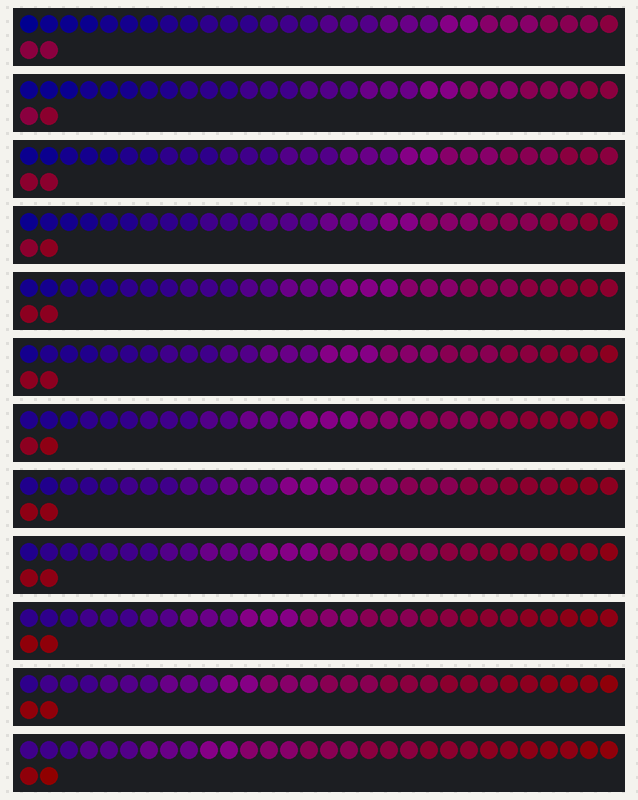
A sketch run on a simulated Arduino Mega 2560, built with avr-gcc and run on an emulated ATmega2560. On the bench: 12 × 32 RGB LEDs in strip order, left to right, continuing on the next row. Dim RGB values are drawn brighter than linear; storage starts empty; random numbers use the default seed unless the sketch sets one.

Above: at 60.68 s.
At 69.06 s:
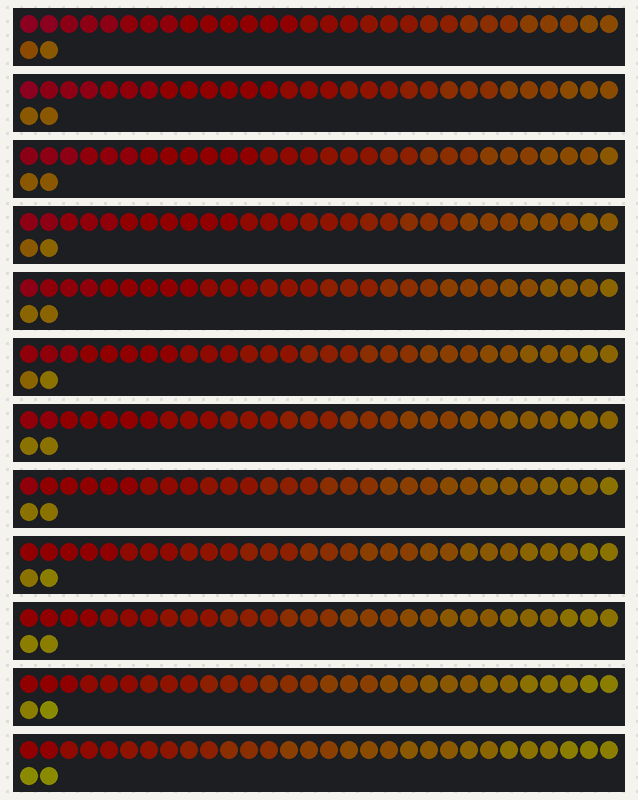
At 77.86 s:
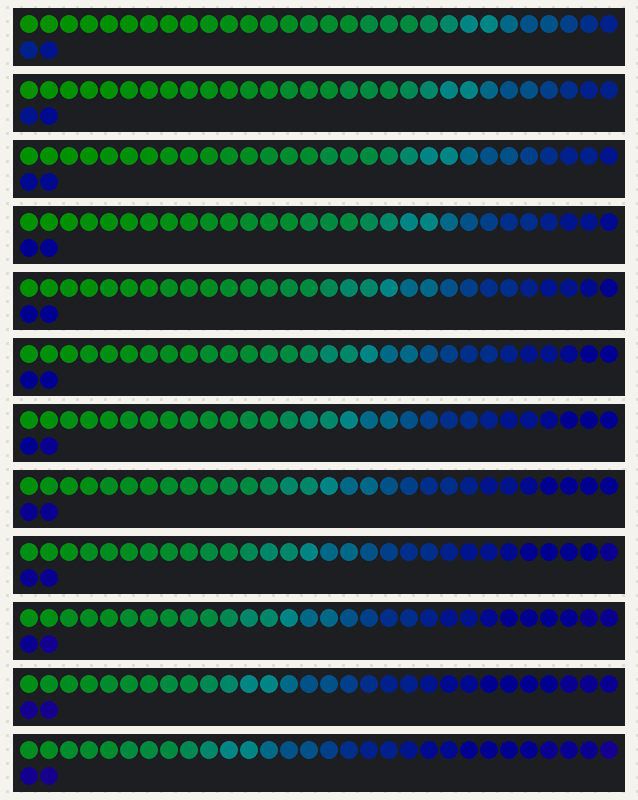
At 95.04 s:
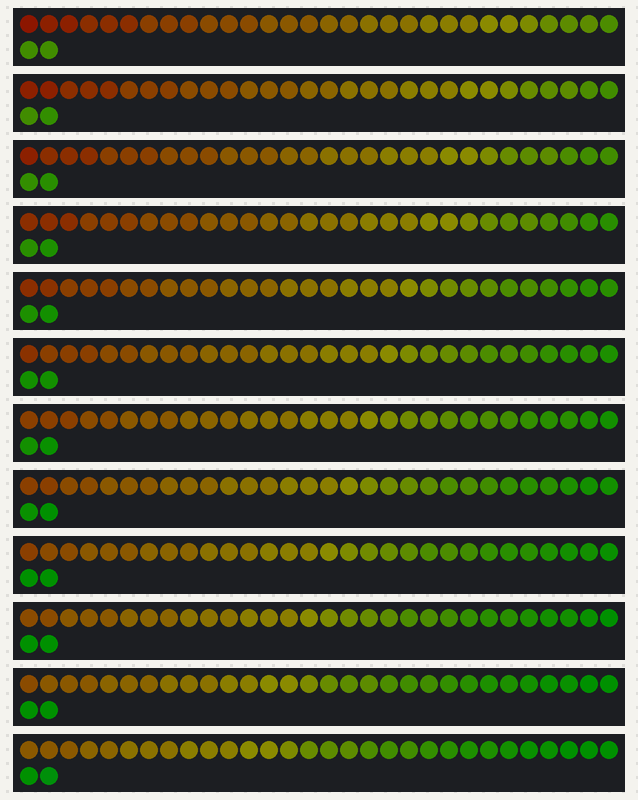
At 112.22 s:
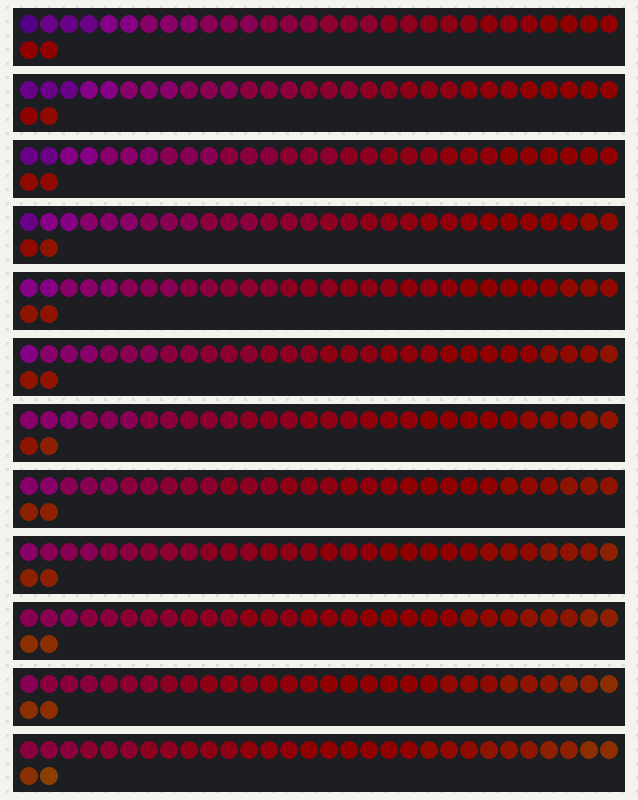
At 129.61 s:
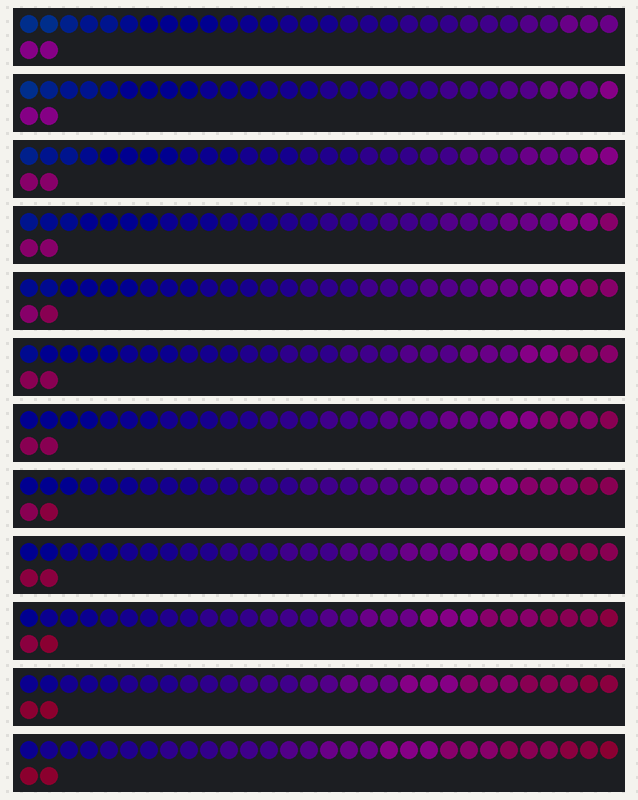

The sketch:

main.ino
```cpp
//The way to beat the interrupt is to check for state variables
// Compile for Mega 2560

#include <SD.h>
#include <FastLED.h>
#include "names.h"
#include "shader.h"
#include "fsm.h"
#include "rotaryEncoder.h"
#define BRIGHTNESS 16 // should be low for display reasons.

void setup() {
  // attachInterrupt(digitalPinToInterrupt(CLEAR_PIN), HandleClearButton, RISING);
  // pinMode(CLEAR_PIN, INPUT);

  // pinMode(ENCODER_CLK_H, INPUT);
  // pinMode(ENCODER_DT_H, INPUT);
  // pinMode(ENCODER_CLK_V, INPUT);
  // pinMode(ENCODER_DT_V, INPUT);
  // pinMode(ENCODER_CLK_C, INPUT);
  // pinMode(ENCODER_DT_C, INPUT);

  Serial1.begin(31250);   // input from RPI console over UART. 19 is RX1, 18 is TX1
                          // src code is in pico_w_console
  Serial.begin(9600);
  //Serial.println("Initializing");
  //packet format 1 byte sent with bits: 0b'abcd_efgh:
  /*
  a -> input on X encoder
  b -> dX = (b?1:-1)
  c -> input on Y encoder
  d -> dY = (d?1:-1)
  e -> input on color encoder
  f -> dC = (f?1:-1)
  g -> button pressed = 1, button unpressed = 0. debounced on the RPI side.
  h -> unused.

  */
  //ref https://www.arduino.cc/reference/en/language/functions/communication/serial/

  // tell FastLED there's 32 WS2812B leds on pins
  //a
  FastLED.addLeds<NEOPIXEL, 29>(leds[0], 32);
  FastLED.addLeds<NEOPIXEL, 28>(leds[1], 32);
  FastLED.addLeds<NEOPIXEL, 27>(leds[2], 32);
  FastLED.addLeds<NEOPIXEL, 26>(leds[3], 32);
  FastLED.addLeds<NEOPIXEL, 25>(leds[4], 32);
  FastLED.addLeds<NEOPIXEL, 24>(leds[5], 32);
  FastLED.addLeds<NEOPIXEL, 23>(leds[6], 32);
  FastLED.addLeds<NEOPIXEL, 22>(leds[7], 32);
  //b
  FastLED.addLeds<NEOPIXEL, 36>(leds[8], 32);
  FastLED.addLeds<NEOPIXEL, 37>(leds[9], 32);
  FastLED.addLeds<NEOPIXEL, 35>(leds[10], 32);
  FastLED.addLeds<NEOPIXEL, 34>(leds[11], 32);
  FastLED.addLeds<NEOPIXEL, 33>(leds[12], 32);
  FastLED.addLeds<NEOPIXEL, 32>(leds[13], 32);
  FastLED.addLeds<NEOPIXEL, 31>(leds[14], 32);
  FastLED.addLeds<NEOPIXEL, 30>(leds[15], 32);

  FastLED.addLeds<NEOPIXEL, 45>(leds[16], 32);
  FastLED.addLeds<NEOPIXEL, 44>(leds[17], 32);
  FastLED.addLeds<NEOPIXEL, 43>(leds[18], 32);
  FastLED.addLeds<NEOPIXEL, 42>(leds[19], 32);
  FastLED.addLeds<NEOPIXEL, 39>(leds[20], 32);
  FastLED.addLeds<NEOPIXEL, 40>(leds[21], 32);
  FastLED.addLeds<NEOPIXEL, 41>(leds[22], 32);
  FastLED.addLeds<NEOPIXEL, 38>(leds[23], 32);
  //d
  FastLED.addLeds<NEOPIXEL, 57>(leds[24], 32);
  FastLED.addLeds<NEOPIXEL, 56>(leds[25], 32);
  FastLED.addLeds<NEOPIXEL, 55>(leds[26], 32);
  FastLED.addLeds<NEOPIXEL, 54>(leds[27], 32);
  FastLED.addLeds<NEOPIXEL, 49>(leds[28], 32);
  FastLED.addLeds<NEOPIXEL, 48>(leds[29], 32);
  FastLED.addLeds<NEOPIXEL, 47>(leds[30], 32);
  FastLED.addLeds<NEOPIXEL, 46>(leds[31], 32);
  SD.begin(CS_PIN);
  FastLED.setBrightness(BRIGHTNESS);

  //setup colours array
  int hue = 12;
  for (int i = 0; i < 20; i++) {
    colours[i] = CHSV(hue * i, 255, 255);
  }

  // colours[19] = CRGB::Black;
  // set board to black
  for (int i = 0; i < NUM_STRIPS; i++) {
    for (int k = 0; k < NUM_LEDS_PER_STRIP; k++) {
      leds[i][k] = CRGB::Black;
    }
  }

  //start in middle
  leds[16][16] = CRGB::Red;
  FastLED.show();
  //REMOVE THIS
  clearDisplay();
  // pong();
}


byte console_input;
void loop() {
  console_input = ReadInputsFromConsoleUART();

  HandleClearButton(console_input);  //rpress reset to change from idle to rainbow

  if (shouldClearDisplay) {
    clearDisplay();
    shouldClearDisplay = false;
    lastActive = millis();
  }

  if (playEtchASketch) {
    BlinkEtchASketchCursor();
    ReadVerticalEncoder();
    ReadHorizontalEncoder();
    ReadColour();
    CheckIfIdle();
  } else {
    run_shader();
    // int idleOption = random(0, 3);
    // switch (idleOption) {
    //   case 0:
    //     // showRandomAnimation();
    //     run_shader();
    //     break;
    //   case 1:
    //     gameOfLife(1500,1500);
    //     break;
    //   case 2:
    //     run_shader();
    //     break;
    // }
  }
}

CRGB vcache[32];
CRGB hcache[32];

int last_vertical, last_horizontal;
void BlinkEtchASketchCursor() {
  int clk_div = 10;
  cursorMode cm = CM_BLINK;
  cursor_counter++;

  switch (cm) {
    case CM_BLINK:
      if (cursor_counter % 100 > 60) {
        leds[vertical][horizontal] = CRGB::Black;
      } else {
        leds[vertical][horizontal] = colours[counter];
      }
      break;
    case CM_XPULSE:
      // for(int i = 0; i < 32 ;i++){
      //   vcache[i] = leds[horizontal][i];
      //   hcache[i] = leds[i][vertical];
      // }
      if (last_horizontal != horizontal || last_vertical != vertical) {
        //restore last
        for (int i = 0; i < 32; i++) {
          leds[last_vertical][i] = vcache[i];
          leds[i][last_horizontal] = hcache[i];
          //save current
          vcache[i] = leds[horizontal][i];
          hcache[i] = leds[i][vertical];
        }
      }

      for (int i = 0; i < 32; i++) {
        leds[vertical][i] = colours[counter];
        leds[i][horizontal] = colours[counter];
      }

      break;
  }
  FastLED.show();

  // cursor_counter++;
  // if (cursor_counter % switch_cursor == 0) {
  //   if (!black) {
  //     leds[vertical][horizontal] = CRGB::Black;
  //     black = true;
  //   }
  //   else {
  //     // eraser
  //     if (counter == 19) {
  //       leds[vertical][horizontal].setRGB(255, 20, 147);
  //     }
  //     // show current color
  //     else {
  //       leds[vertical][horizontal] = colours[counter];
  //     }
  //     black = false;
  //   }
  //   FastLED.show();
  // }
}

void CheckIfIdle() {
  if (millis() - lastActive > IDLE_TIMEOUT) {
    clearDisplay();
    playEtchASketch = false;
  }
}

//Clear the display
void clearDisplay() {
  FastLED.clear();
  FastLED.show();
}


void testOut(uint8_t testByte) {
  // confirmed -- the values are being read correctly.
  if (testByte == 0) return;
  clearDisplay();
  delay(100);
  for (int i = 0; i < 8; i++) {
    leds[0][i] = bitRead(testByte, i) ? CRGB::Red : CRGB::Azure;
  }

  FastLED.show();
  delay(1000);
  clearDisplay();
}

void checkPoint(CRGB color) {
  leds[1][1] = color;
}

void HandleClearButton(byte in) {
  const int debounceTime = 250;  //ms
  // if(in!=0) testOut(in);

  if (prevBtn == LOW && bitRead(in, 1)) {  //on posedge, start timer
    btnDebounceTimer = millis();
    prevBtn = HIGH;
  }

  else if (prevBtn == HIGH && !bitRead(in, 1) && millis() - btnDebounceTimer > debounceTime) {
    playEtchASketch = true;
    shouldClearDisplay = true;
    prevBtn = LOW;
  }
}

void updateValueH(int delta) {
  horizontal = (horizontal+delta)%32;
  // horizontal = wrap_constrain(horizontal + delta, 0, 31);
  return;
}

//updates the vertical location of the "cursor" and bounds it
void updateValueV(int delta) {
  vertical = (vertical+delta)%32;
  // vertical = wrap_constrain(vertical + delta, 0, 31);
  return;
}


byte ReadInputsFromConsoleUART() {
  uint8_t input = 0;
  if (Serial1.available()) {
    input = Serial1.read();
    //Serial.print("Got Input >> ");
    //Serial.println(input, BIN);

    // if (playEtchASketch) {
    //   BlinkEtchASketchCursor();
    //   ReadVerticalEncoder(console_input);
    //   ReadHorizontalEncoder(console_input);
    //   ReadColour(console_input);
    //   CheckIfIdle();
    // }
    // testOut(console_input);
  }

  return input;  // by default, 0
}
//reads the vertical encoder and draws a new pixel depending on the console_input
void ReadVerticalEncoder() {
  if(console_input !=0){
  // Serial.print("Reading console input in vertical encoder: ");
  // Serial.println(console_input);
  // Serial.println(bitRead(console_input, 7));
  // Serial.println( (bitRead(console_input, 6) ? 1 : -1));
  }

  // Modified to use UART console_input from console
  int8_t deltaV = bitRead(console_input, 7) * (bitRead(console_input, 6) ? 1 : -1);
  if (deltaV != 0) {
    leds[vertical][horizontal] = colours[counter];
    updateValueV(deltaV);
    updateColour();
  }
  if (BOT_DRAW) updateValueV(random(-1, 2));
}

//reads horizontal encoder and draws a new pixel depending on console_input
void ReadHorizontalEncoder() {
  // int clk_H = digitalRead(ENCODER_CLK_H);
  // if ((clk_H != prevClk_H) && (clk_H == LOW)) {
  //   leds[vertical][horizontal] = colours[counter];
  //   int dtH = digitalRead(ENCODER_DT_H);
  //   int deltaH = dtH == HIGH ? -1 : 1;
  //   updateValueH(deltaH);
  //   updateColour();
  // }
  // prevClk_H = clk_H;
  int deltaH = bitRead(console_input, 3) * (bitRead(console_input, 2) ? -1 : 1);
  if (deltaH != 0) {
    leds[vertical][horizontal] = colours[counter];
    updateValueH(deltaH);
    updateColour();
  }
  if (BOT_DRAW) updateValueH(random(-1, 2));
}

//reads the colour wheel encoder and changes the position of the wheel by +1 or -1
void ReadColour() {

  // int clk_C = digitalRead(ENCODER_CLK_C);
  // if ((clk_C != prevClk_C) && (clk_C == LOW)) {
  //   int dtC = digitalRead(ENCODER_DT_C);
  //   int deltaC = dtC == HIGH ? -1 : 1;
  //   updateRotaryValue(deltaC);
  // }
  // prevClk_C = clk_C;
  // testOut(in);
  int dtC = bitRead(console_input, 5) * (bitRead(console_input, 4) ? 1 : -1);
  if (dtC != 0) {
    updateRotaryValue(dtC);
    checkPoint(0);
  }
  if (BOT_DRAW && random(0, 10) > 8) updateRotaryValue(random(-1, 2));
}

//updates the position in the colour wheel, makes sure it does not go out of bounds
void updateRotaryValue(int delta) {
  if ((counter <= 0) && (delta < 0)) {  //going left
    counter = 19;
  } else if ((counter >= 19) && (delta > 0)) {  //going right
    counter = 0;
  } else {  //add like normal
    counter = counter + delta;
  }
}

//updates the colour of the pixel depending on the position of the colour wheel
// FIXME - last active should update on more than just update color.
void updateColour() {
  //Serial.print("Vertical ");
  //Serial.print(vertical);
  //Serial.print("Horizontal: ");
  //Serial.println(horizontal);
  leds[vertical][horizontal] = colours[counter];
  FastLED.show();
  lastActive = millis();
}

void showRandomAnimation() {
  int randy = random(1, NUMFILES + 1);
  String filename = "anis/" + String(randy) + ".txt";
  //Serial.println(filename);
  File f = SD.open(filename);
  //Serial.println(f.name());
  showBytes(f, 100);
  f.close();
}

//Function for showing textfile
void showBytes(File f, int del) {
  clearDisplay();
  char r, g, b;
  int count = 0;
  while (f.available()) {
    for (int i = 0; i < NUM_STRIPS; i++) {
      for (int j = 0; j < NUM_LEDS_PER_STRIP; j++) {
        if (f.available()) {
          leds[i][NUM_LEDS_PER_STRIP - j - 1].r = 2 * f.read();
          leds[i][NUM_LEDS_PER_STRIP - j - 1].g = 2 * f.read();
          leds[i][NUM_LEDS_PER_STRIP - j - 1].b = 2 * f.read();
          count++;
        }
      }
    }
    if (f.available()) {
      delay(f.read() / 3);
    } else {
      delay(500);
    }
    if (shouldClearDisplay) {
      f.close();
      return;
    }
    FastLED.show();
  }
}


void changePixel(uint32_t hex, int i, int j) {
  leds[i][j] = CRGB(hex);
  FastLED.show();
}


/*
 *
 * FastLED.addLeds<WS2812B, 22, GRB>(leds[0], NUM_LEDS_PER_STRIP);
    FastLED.addLeds<WS2812B, 23, GRB>(leds[1], NUM_LEDS_PER_STRIP);
    FastLED.addLeds<WS2812B, 24, GRB>(leds[2], NUM_LEDS_PER_STRIP);
    FastLED.addLeds<WS2812B, 25, GRB>(leds[3], NUM_LEDS_PER_STRIP);
    FastLED.addLeds<WS2812B, 26, GRB>(leds[4], NUM_LEDS_PER_STRIP);
    FastLED.addLeds<WS2812B, 27, GRB>(leds[5], NUM_LEDS_PER_STRIP);
    FastLED.addLeds<WS2812B, 28, GRB>(leds[6], NUM_LEDS_PER_STRIP);
    FastLED.addLeds<WS2812B, 29, GRB>(leds[7], NUM_LEDS_PER_STRIP);
    FastLED.addLeds<WS2812B, 30, GRB>(leds[8], NUM_LEDS_PER_STRIP);
    FastLED.addLeds<WS2812B, 31, GRB>(leds[9], NUM_LEDS_PER_STRIP);
    FastLED.addLeds<WS2812B, 32, GRB>(leds[10], NUM_LEDS_PER_STRIP);
    FastLED.addLeds<WS2812B, 33, GRB>(leds[11], NUM_LEDS_PER_STRIP);
    FastLED.addLeds<WS2812B, 34, GRB>(leds[12], NUM_LEDS_PER_STRIP);
    FastLED.addLeds<WS2812B, 35, GRB>(leds[13], NUM_LEDS_PER_STRIP);
    FastLED.addLeds<WS2812B, 36, GRB>(leds[14], NUM_LEDS_PER_STRIP);
    FastLED.addLeds<WS2812B, 37, GRB>(leds[15], NUM_LEDS_PER_STRIP);
    FastLED.addLeds<WS2812B, 38, GRB>(leds[16], NUM_LEDS_PER_STRIP);
    FastLED.addLeds<WS2812B, 39, GRB>(leds[17], NUM_LEDS_PER_STRIP);
    FastLED.addLeds<WS2812B, 40, GRB>(leds[18], NUM_LEDS_PER_STRIP);
    FastLED.addLeds<WS2812B, 41, GRB>(leds[19], NUM_LEDS_PER_STRIP);
    FastLED.addLeds<WS2812B, 42, GRB>(leds[20], NUM_LEDS_PER_STRIP);
    FastLED.addLeds<WS2812B, 43, GRB>(leds[21], NUM_LEDS_PER_STRIP);
    FastLED.addLeds<WS2812B, 44, GRB>(leds[22], NUM_LEDS_PER_STRIP);
    FastLED.addLeds<WS2812B, 45, GRB>(leds[23], NUM_LEDS_PER_STRIP);
    FastLED.addLeds<WS2812B, 46, GRB>(leds[24], NUM_LEDS_PER_STRIP);
    FastLED.addLeds<WS2812B, 47, GRB>(leds[25], NUM_LEDS_PER_STRIP);
    FastLED.addLeds<WS2812B, 48, GRB>(leds[26], NUM_LEDS_PER_STRIP);
    FastLED.addLeds<WS2812B, 49, GRB>(leds[27], NUM_LEDS_PER_STRIP);
    FastLED.addLeds<WS2812B, A0, GRB>(leds[28], NUM_LEDS_PER_STRIP);
    FastLED.addLeds<WS2812B, A1, GRB>(leds[29], NUM_LEDS_PER_STRIP);
    FastLED.addLeds<WS2812B, A2, GRB>(leds[30], NUM_LEDS_PER_STRIP);
    FastLED.addLeds<WS2812B, A3, GRB>(leds[31], NUM_LEDS_PER_STRIP);
 */
```

fsm.h
```cpp
#ifndef FSM_H
#define FSM_H
enum state{
  STATE_IDLE,
  STATE_SHADER,
  STATE_GAMEOFLIFE,
  STATE_ANIMATION,
  STATE_PONG,
  STATE_SKETCH,
  STATE_PRINT
};
#endif
```

gameOfLife.ino
```cpp
#include "names.h"

void gameOfLife(int seed, int tDelay) {
  randomSeed(seed);
  CRGB cellColour = CRGB(random(120, 250), random(120, 250), random(120, 250));
  //Each byte is a row from bottom to top
  byte state[8] = {0, 0, 0, 0, 0, 0, 0, 0};
  byte newstate[8] = {0, 0, 0, 0, 0, 0, 0, 0};
  for (int i = 0; i < 8; i++) {
    newstate[i] = (byte)random(100, 255);
  }
  int statesum = 1;
  int statediff = 1;
  int loopno = 1;
  while (statesum > 0 && statediff != 0) {
    //Serial.println("Loopno: ");
    //Serial.println(loopno);
    loopno++;
    clearDisplay();
    //check if the automaton is dead
    statesum = 0;
    statediff = 0;
    //draw state and check if automaton is dead
    for (int i = 7; i > -1; i--) {
      statediff += abs(state[i] - newstate[i]);
      state[i] = newstate[i];
      statesum += state[i];
      //Serial.println(state[i], BIN);
      for (int j = 0; j < 8; j++) {
        if (bitRead(state[i], 7 - j)) {
          for (int r = 4 * j; r < 4 * j + 4; r++) {
            for (int q = 4 * i; q < 4 * i + 4; q++) {
              leds[q][r] = cellColour;
            }
          }
        }
      }
    }
    if (shouldClearDisplay) {
      return;
    }
    FastLED.show();
    delay(tDelay);
    if (shouldClearDisplay) {
      return;
    }
    //update state
    for (int i = 0; i < 8; i++) {
      for (int j = 0; j < 8; j++) {
        int self = bitRead(state[i], j);
        int newSelf = 0;
        int num = 0;
        byte above = (i == 7) ? (0) : (state[i + 1]);
        byte below = (i == 0) ? (0) : (state[i - 1]);
        num += bitRead(state[i] >> 1, j) + bitRead(state[i] << 1, j) + bitRead(above, j) + bitRead(below, j) + bitRead(above >> 1, j) + bitRead(above << 1, j) + bitRead(below << 1, j) + bitRead(below >> 1, j);
        /*byte bitgetter=1<<j;
          int self=to1(bitgetter&state[i]);
          int newself=0;
          int num=0;
          byte above=(i==7)?(0):(state[i+1]);
          byte below=(i==0)?(0):(state[i-1]);
          num+=to1((bitgetter>>1)&state[i])+to1(((bitgetter>>1)&state[i]))+to1(above&bitgetter)+to1(below&bitgetter);//horizontal and vertical checks
          num+=to1((bitgetter>>1)&above)+to1((bitgetter<<1)&above)+to1((bitgetter>>1)&below)+to1((bitgetter<<1)&below);
        */
        if (self == 1 && (num == 2 || num == 3)) {
          bitSet(newstate[i], j);
        } else if (self == 0 && num == 3) {
          bitSet(newstate[i], j);
        } else bitClear(newstate[i], j);
      }
    }
  }
  //free(state); // @ reece you can't free these, you did not malloc for them; they are on the stack
  //free(newstate);
}

void gameOfLife() {
  int tdel = 1500;
  CRGB cellColour = CRGB(random(120, 250), random(120, 250), random(120, 250));
}
```

names.h
```cpp
#ifndef NAMES_H
#define NAMES_H

#include "Arduino.h"
#define CS_PIN 53
#define NUM_STRIPS 32
#define NUM_LEDS_PER_STRIP 32
#define ENCODER_CLK_V 6
#define ENCODER_DT_V 7
#define ENCODER_CLK_H 2
#define ENCODER_DT_H 4
#define ENCODER_CLK_C 3
#define ENCODER_DT_C 5
#define CLEAR_PIN 19
#define BTN_BLU_PIN 18
#define NUMFILES 34

#define BOT_DRAW 0

uint8_t vertical = 16;
uint8_t horizontal = 16;

int vCounter = 0;
int hCounter = 0;

int prevClk_H = HIGH;
int prevClk_V = HIGH;
int prevClk_C = HIGH;

int counter = 0;

int prevBtn = HIGH;
long btnDebounceTimer = 0;

volatile bool playEtchASketch = true;
volatile bool shouldClearDisplay = false;
int prevVertical = 16;
int prevHorizontal = 16;
volatile unsigned long lastActive = millis();
unsigned long IDLE_TIMEOUT = 60000;

CRGB colours[20];
bool black = false;
int switch_cursor = 10000;
int cursor_counter = 0;
CRGB leds[NUM_STRIPS][NUM_LEDS_PER_STRIP];

volatile int lpaddle = 0;
volatile int rpaddle = 0;

// pong decl
void pong();
void clearDisplay();

//gol decl
void gameOfLife(int seed, int tDelay);
void gameOfLife();
// constrain(horizontal + delta, 0, 31);
int wrap_constrain(int in, int lo, int hi){
  return constrain(in, lo, hi);
  if(in > lo && in < hi) return in;
  else if (in < lo) return in +32;
  else return in - 32;
}

enum cursorMode{
  CM_BLINK,
  CM_XPULSE
};

#endif
```

shader.h
```cpp
#ifndef SHADER_H
#define SHADER_H

enum shader_mode{
  S_GRADIENT, S_DIAG
};
uint8_t shader_clk_div = 10;
shader_mode s_mode = S_GRADIENT;

void run_shader();

#endif 
```

shader.ino
```cpp
#include "shader.h"
void color_gradient()
{
  for (int y = 0; y < 32; y++)
  {
    for (int x = 0; x < 32; x++)
    {
      leds[y][x] = CHSV(((x + y) * 16 + millis()/shader_clk_div * 8) / 8 % 256, 255, 255);
    }
  }
  FastLED.show();
  delay(10);
}

void diag()
{
  for (int y = 0; y < 32; y++)
  {
    for (int x = 0; x < 32; x++)
    {
      leds[y][x] = x == (y+millis()/shader_clk_div)%32 ? CRGB::Red : CRGB::Black;
    }
  }
}


void run_shader(){
  switch(s_mode){
    case S_GRADIENT:
      color_gradient();
      break;
    case S_DIAG:
      diag();
      break;
    default:
       break;
  }
}
```

Source omitted: pong.ino (2627 bytes), rotaryEncoder.ino (1526 bytes)
